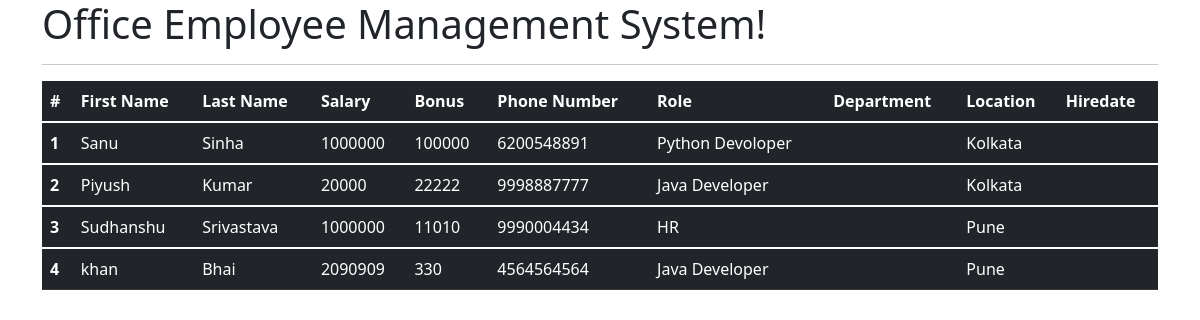
The app's page /all_emp with its own data.
### emp_app/models.py (models this page shows, shortened)
class Employee(models.Model):
    first_name = models.CharField(max_length = 100 , null = False)
    last_name = models.CharField(max_length = 100)
    dept = models.ForeignKey(Department , on_delete = models.CASCADE)
    salary = models.IntegerField(default = 0 )
    bonus = models.IntegerField(default = 0 )
    role = models.ForeignKey(Role , on_delete = models.CASCADE)
    phone  = models.IntegerField(default = 0)
    hire_date = models.DateField()
    def __str__(self):
        return "%s %s %s " %(self.first_name , self.last_name , self.phone)

class Role(models.Model):
    name = models.CharField(max_length = 100 , null = False)

class Department(models.Model):
    name = models.CharField(max_length = 100 , null = False)
    location = models.CharField(max_length = 100)

### emp_app/views.py (the view)
# urls.py: path('all_emp',views.all_emp , name ='view_all_emp') ,
def all_emp(request):
    emps = Employee.objects.all()
    context = {
        'emps' : emps
    }
    print(context)
    return render(request , 'view_all_emp.html' , context )

### emp_app/templates/view_all_emp.html (shortened to what this page needs)
<!doctype html>
<html lang="en">
  <head>
    <link href="https://cdn.jsdelivr.net/npm/bootstrap@5.1.3/dist/css/bootstrap.min.css" rel="stylesheet">
  </head>
<div class="container">
  <h1>Office Employee Management System!</h1>
  <hr>
  <table class="table table-dark table-stripped" >
    <thead>
      <tr>
        <th scope="col">#</th>
        <th scope="col">First Name</th>
        <th scope="col">Last Name</th>
        <th scope="col">Salary</th>
        <th scope="col">Bonus</th>
        <th scope="col">Phone Number</th>
        <th scope="col">Role</th>
        <th scope="col">Department</th>
        <th scope="col">Location</th>
        <th scope="col">Hiredate</th>
      </tr>
    </thead>
       {% for emp in emps %}
    <tbody>
      <tr>
        <th scope="row">{{emp.id}}</th>
        <td>{{emp.first_name}}</td>
        <td>{{emp.last_name}}</td>
        <td>{{emp.salary}}</td>
        <td>{{emp.bonus}}</td>
        <td>{{emp.phone}}</td>
        <td>{{emp.role.name}}</td>
        <td>{{emp.department.name}}</td>
        <td>{{emp.dept.location}}</td>
        <td>{{emp.hiredate}}</td>
      </tr>
    </tbody>
    {% endfor %}
  </table>
</div>
</html>

### records on screen
Employee: id "1", first_name "Sanu", last_name "Sinha", salary "1000000", bonus "100000", phone "6200548891", role.name "Python Devoloper", dept.location "Kolkata"
Employee: id "2", first_name "Piyush", last_name "Kumar", salary "20000", bonus "22222", phone "9998887777", role.name "Java Developer", dept.location "Kolkata"
Employee: id "3", first_name "Sudhanshu", last_name "Srivastava", salary "1000000", bonus "11010", phone "9990004434", role.name "HR", dept.location "Pune"
Employee: id "4", first_name "khan", last_name "Bhai", salary "2090909", bonus "330", phone "4564564564", role.name "Java Developer", dept.location "Pune"
